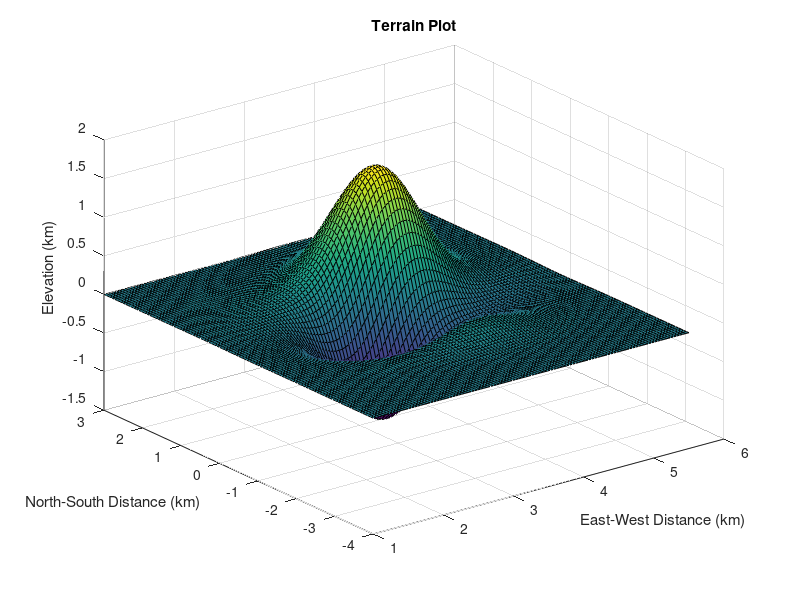
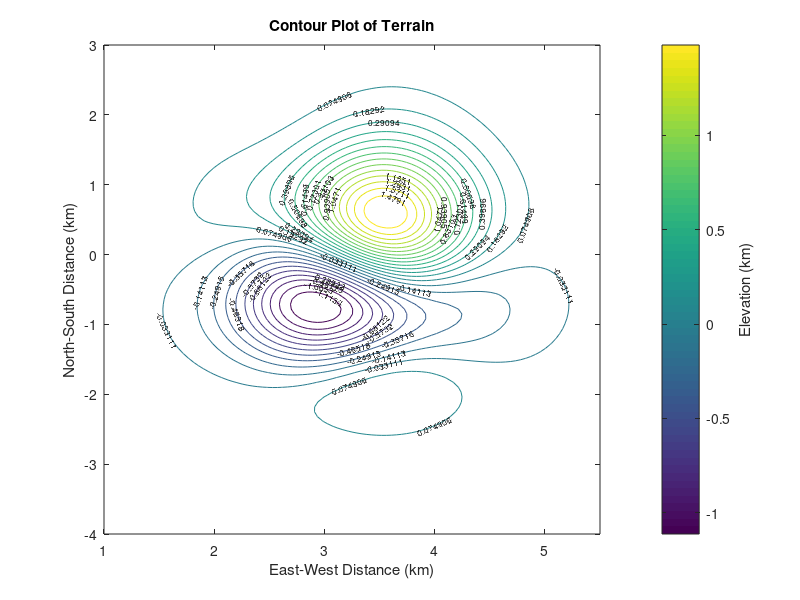

MATLAB code to generate these figures, in order: (Note: this script raises an error after producing the figures.)
clear all;
clc;

%1A
[x, y] = meshgrid(1:0.045:5.5, -4:0.07:3);
z = 0.00125 * exp(-((0.5*y.^2)+(x-3).^2)).*(sin(2*x)+2*sin(0.75*(0.5*y-2).^2)).*(16*x+64*x.^2 + y.^2);
figure(1)
surf(x,y,z)
xlabel('East-West Distance (km)')
ylabel('North-South Distance (km)')
zlabel('Elevation (km)')
title('Terrain Plot')

figure(2)
[c, h]=contour(x, y, z, 25);
legend = colorbar;
clabel(c,h, 'FontSize', 6);
xlabel('East-West Distance (km)')
ylabel('North-South Distance (km)')
ylabel(legend, 'Elevation (km)')
title('Contour Plot of Terrain')

syms x y z T zz l zzz

%1B
z(x,y)= 0.00125 * exp(-((0.5*y^2)+(x-3)^2))*(sin(2*x)+2*sin(0.75*(0.5*y-2)^2))*(16*x+64*x^2 + y^2);
dzdx(x,y) = diff(z, x);
dzdy(x,y) = diff(z, y);
slope = sqrt(dzdx.^2 + dzdy.^2);
gradientSlope = gradient(slope);
gradientSlopeMatlab = matlabFunction(gradientSlope, 'Vars', {[x y]});
guess = [3,0];
pointMaxSlope = fsolve(gradientSlopeMatlab, guess);

%1C
gradientZ = gradient(z);
gradientZMatlab = matlabFunction(gradientZ, 'Vars', {[x y]});
guess1 = [3.5,1];
guess2 = [3,-1];
guess3 = [3.5,-2];
cp1=fsolve(gradientZMatlab, guess1);
cp2=fsolve(gradientZMatlab, guess2);
cp3=fsolve(gradientZMatlab, guess3);
A = diff(dzdx, x);
B = diff(dzdx, y);
C = diff(dzdy, y);
Astatus = deriv2Test(A, B, C, cp1, x, y);
Bstatus = deriv2Test(A, B, C, cp2, x, y);
Cstatus = deriv2Test(A, B, C, cp3, x, y);
maxHeight = double(z(cp1(1), cp1(2)));
minHeight = double(z(cp2(1), cp2(2)));
localMax = double(z(cp3(1), cp3(2)));

%2A
T(x,y,zz) = (-0.1*(zz^2))+17*exp(-0.1*((0.1*x-2)-(0.05*y-1)^2-(zz-1)^2))-10;
tempAtPeak = double(T(cp1(1), cp1(2), maxHeight));
tempAtValley = double(T(cp2(1), cp2(2), minHeight));

%2B
heightAtPoint = z(4,-0.3);
tempAtPoint = T(4,-0.3,heightAtPoint);
[xx, yy] = meshgrid(1:0.09:5.5,-4:0.14:3);
isotherm = (-0.1*(heightAtPoint^2))+17*exp(-0.1*((0.1*xx-2)-(0.05*yy-1).^2-(heightAtPoint-1)^2))-10;

figure(3)
[c, h] = contour(xx,yy,isotherm,30);
axis([1 5.5 -4 3]);
legend = colorbar;
clabel(c,h);
xlabel('East-West Distance (km)');
ylabel('North-South Distance (km)');
ylabel(legend, 'Temperature (Degrees Celsius)');
title('Isotherms at Same Elevation as Point(4,-0.3)');

%2C
NWUnit2D = [-1/sqrt(2), 1/sqrt(2)];
SWUnit2D = [-1/sqrt(2), -1/sqrt(2)];
gradientAtPoint = [dzdx(4,-0.3), dzdy(4,-0.3)];
heightChangeNW = double(dot(NWUnit2D, gradientAtPoint));
heightChangeSW = double(dot(SWUnit2D, gradientAtPoint));

tangentX = dzdx(4,-0.3);
tangentY = dzdy(4,-0.3);
zTangNW = tangentX*(-1) + tangentY*(1) - 0.1675;
zTangSW = tangentX*(-1) + tangentY*(-1) - 0.1675;
NWZ = zTangNW-0.1675;
SWZ = zTangSW-0.1675;
NWUnit3D = [-1, 1,NWZ]/sqrt(1+1+NWZ^2);
SWUnit3D = [-1, -1,SWZ]/sqrt(1+1+SWZ^2);
gradientT = gradient(T);
gradientTAtPoint = gradientT(4,-0.3,heightAtPoint);
tempChangeNW = double(dot(gradientTAtPoint, NWUnit3D));
tempChangeSW = double(dot(gradientTAtPoint, SWUnit3D));

%2D
zz = 0.00125 * exp(-((0.5*yy.^2)+(xx-3).^2)).*(sin(2*xx)+2*sin(0.75*(0.5*yy-2).^2)).*(16*xx+64*xx.^2 + yy.^2);
ColorT = (-0.1*(zz.^2))+17*exp(-0.1*((0.1*xx-2)-(0.05*yy-1).^2-(zz-1).^2))-10;
figure(4)
surf(xx,yy,zz,ColorT);
legend=colorbar;
xlabel('East-West Distance (km)');
ylabel('North-South Distance (km)');
ylabel(legend, 'Temperature (Degrees Celsius)');
zlabel('Elevation (km)');
title('Terrain Plot with Temperature Colour Map');

%2E
figure(5)
surf(xx,yy,ColorT)
xlabel('East-West Distance (km)');
ylabel('North-South Distance (km)');
zlabel('Temperature (Degrees Celsius)');
title('Temperature Plot');

%2F
C=0.00125.*exp(-((x-3).^2+0.5.*y.^2)).*(sin(2.*x)+2.*sin(0.75*(0.5*y-2).^2)).*(16.*x+64.*x.^2+y.^2)-zzz;
T(x,y) = 0.1.*(0.00125.*exp(-((x-3).^2+0.5.*y.^2)).*(sin(2.*x)+2.*sin(0.75*(0.5*y-2).^2)).*(16.*x+64.*x.^2+y.^2)).^2+17*exp(-0.1.*((0.1.*x-2)-(0.05.*y-1).^2-((0.00125.*exp(-((x-3).^2+0.5.*y.^2)).*(sin(2.*x)+2.*sin(0.75*(0.5*y-2).^2)).*(16.*x+64.*x.^2+y.^2))-1).^2))-10;
Lagrange = T - l*C;
dLdx = diff(Lagrange, x);
dLdy = diff(Lagrange, y);
dLdz = diff(Lagrange, zzz);
dLdl = diff(Lagrange, l);


lagVF = [dLdx, dLdy, dLdz, dLdl];
vars= [x y zzz l];
LagGuess = [3, -0.8, -1.2, 1];
lagVFmatlab = matlabFunction(lagVF,'Vars',{vars});
pointMaxTemp = fsolve(lagVFmatlab, LagGuess);


function [determination]= deriv2Test(A, B, C, cp, x, y)
    A1 = double(subs(A, [x y], cp));
    B1 = double(subs(B, [x y], cp));
    C1 = double(subs(C, [x y], cp));
    D = (B1).^2 - (A1).*(C1);
    if D<0
        if A1<0
            determination = 'Local Max';
        elseif A1>0
            determination = 'Local Min';
        end
    elseif D>0
        determination = 'Saddlepoint';
    else
        determination = 'No conclusion';
    end
end